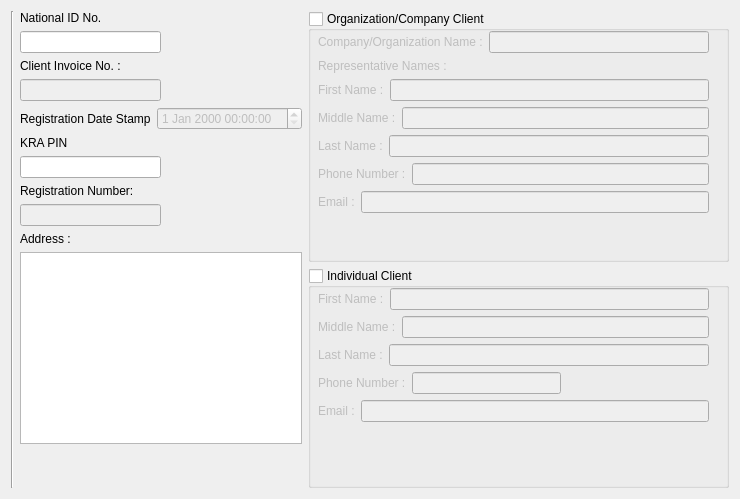
         <widget class="QWidget" name="layoutWidget_7">
          <property name="geometry">
           <rect>
            <x>0</x>
            <y>70</y>
            <width>712</width>
            <height>491</height>
           </rect>
          </property>
          <layout class="QHBoxLayout" name="horizontalLayout_60">
           <item>
            <widget class="Line" name="line_4">
             <property name="orientation">
              <enum>Qt::Vertical</enum>
             </property>
            </widget>
           </item>
           <item>
            <layout class="QVBoxLayout" name="verticalLayout_45">
             <item>
              <layout class="QVBoxLayout" name="verticalLayout_46">
               <item>
                <layout class="QHBoxLayout" name="horizontalLayout_61">
                 <item>
                  <layout class="QVBoxLayout" name="verticalLayout_47">
                   <item>
                    <widget class="QLabel" name="label_71">
                     <property name="text">
                      <string>National ID No.</string>
                     </property>
                     <property name="buddy">
                      <cstring>lineEdit_IDNo_old</cstring>
                     </property>
                    </widget>
                   </item>
                   <item>
                    <widget class="QLineEdit" name="lineEdit_IDNo_old">
                     <property name="inputMethodHints">
                      <set>Qt::ImhDigitsOnly</set>
                     </property>
                    </widget>
                   </item>
                  </layout>
                 </item>
                 <item>
                  <spacer name="horizontalSpacer_32">
                   <property name="orientation">
                    <enum>Qt::Horizontal</enum>
                   </property>
                   <property name="sizeHint" stdset="0">
                    <size>
                     <width>40</width>
                     <height>20</height>
                    </size>
                   </property>
                  </spacer>
                 </item>
                </layout>
               </item>
               <item>
                <layout class="QHBoxLayout" name="horizontalLayout_62">
                 <item>
                  <layout class="QVBoxLayout" name="verticalLayout_48">
                   <item>
                    <widget class="QLabel" name="label_72">
                     <property name="text">
                      <string>Client Invoice No. :</string>
                     </property>
                     <property name="buddy">
                      <cstring>lineEdit_invoice_new</cstring>
                     </property>
                    </widget>
                   </item>
                   <item>
                    <widget class="QLineEdit" name="lineEdit_invoice_old">
                     <property name="enabled">
                      <bool>false</bool>
                     </property>
                    </widget>
                   </item>
                  </layout>
                 </item>
                 <item>
                  <spacer name="horizontalSpacer_35">
                   <property name="orientation">
                    <enum>Qt::Horizontal</enum>
                   </property>
                   <property name="sizeHint" stdset="0">
                    <size>
                     <width>40</width>
                     <height>20</height>
                    </size>
                   </property>
                  </spacer>
                 </item>
                </layout>
               </item>
               <item>
                <layout class="QHBoxLayout" name="horizontalLayout_63">
                 <item>
                  <widget class="QLabel" name="label_73">
                   <property name="text">
                    <string>Registration Date Stamp</string>
                   </property>
                   <property name="buddy">
                    <cstring>dateTimeEdit_stamp_2</cstring>
                   </property>
                  </widget>
                 </item>
                 <item>
                  <widget class="QDateTimeEdit" name="dateTimeEdit_stamp_3">
                   <property name="enabled">
                    <bool>false</bool>
                   </property>
                  </widget>
                 </item>
                 <item>
                  <spacer name="horizontalSpacer_36">
                   <property name="orientation">
                    <enum>Qt::Horizontal</enum>
                   </property>
                   <property name="sizeHint" stdset="0">
                    <size>
                     <width>40</width>
                     <height>20</height>
                    </size>
                   </property>
                  </spacer>
                 </item>
                </layout>
               </item>
               <item>
                <layout class="QHBoxLayout" name="horizontalLayout_64">
                 <item>
                  <layout class="QVBoxLayout" name="verticalLayout_49">
                   <item>
                    <widget class="QLabel" name="label_74">
                     <property name="text">
                      <string>KRA PIN</string>
                     </property>
                     <property name="buddy">
                      <cstring>lineEdit_kra_pin_new</cstring>
                     </property>
                    </widget>
                   </item>
                   <item>
                    <widget class="QLineEdit" name="lineEdit_kra_pin_old"/>
                   </item>
                  </layout>
                 </item>
                 <item>
                  <spacer name="horizontalSpacer_37">
                   <property name="orientation">
                    <enum>Qt::Horizontal</enum>
                   </property>
                   <property name="sizeHint" stdset="0">
                    <size>
                     <width>40</width>
                     <height>20</height>
                    </size>
                   </property>
                  </spacer>
                 </item>
                </layout>
               </item>
               <item>
                <layout class="QHBoxLayout" name="horizontalLayout_65">
                 <item>
                  <layout class="QVBoxLayout" name="verticalLayout_50">
                   <item>
                    <widget class="QLabel" name="label_75">
                     <property name="text">
                      <string>Registration Number:</string>
                     </property>
                     <property name="buddy">
                      <cstring>lineEdit_regNo_new</cstring>
                     </property>
                    </widget>
                   </item>
                   <item>
                    <widget class="QLineEdit" name="lineEdit_regNo_old">
                     <property name="enabled">
                      <bool>false</bool>
                     </property>
                    </widget>
                   </item>
                  </layout>
                 </item>
                 <item>
                  <spacer name="horizontalSpacer_38">
                   <property name="orientation">
                    <enum>Qt::Horizontal</enum>
                   </property>
                   <property name="sizeHint" stdset="0">
                    <size>
                     <width>40</width>
                     <height>20</height>
                    </size>
                   </property>
                  </spacer>
                 </item>
                </layout>
               </item>
              </layout>
             </item>
             <item>
              <layout class="QVBoxLayout" name="verticalLayout_7">
               <item>
                <widget class="QLabel" name="label_53">
                 <property name="text">
                  <string>Address :</string>
                 </property>
                 <property name="buddy">
                  <cstring>textEdit_address_3</cstring>
                 </property>
                </widget>
               </item>
               <item>
                <widget class="QTextEdit" name="textEdit_address_3">
                 <property name="sizePolicy">
                  <sizepolicy hsizetype="MinimumExpanding" vsizetype="Expanding">
                   <horstretch>0</horstretch>
                   <verstretch>0</verstretch>
                  </sizepolicy>
                 </property>
                </widget>
               </item>
              </layout>
             </item>
             <item>
              <spacer name="verticalSpacer_9">
               <property name="orientation">
                <enum>Qt::Vertical</enum>
               </property>
               <property name="sizeHint" stdset="0">
                <size>
                 <width>20</width>
                 <height>40</height>
                </size>
               </property>
              </spacer>
             </item>
            </layout>
           </item>
           <item>
            <layout class="QVBoxLayout" name="verticalLayout">
             <item>
              <widget class="QGroupBox" name="groupBox_8">
               <property name="minimumSize">
                <size>
                 <width>421</width>
                 <height>251</height>
                </size>
               </property>
               <property name="title">
                <string>Organization/Company Client</string>
               </property>
               <property name="checkable">
                <bool>true</bool>
               </property>
               <property name="checked">
                <bool>false</bool>
               </property>
               <widget class="QWidget" name="layoutWidget_10">
                <property name="geometry">
                 <rect>
                  <x>10</x>
                  <y>20</y>
                  <width>391</width>
                  <height>221</height>
                 </rect>
                </property>
                <layout class="QVBoxLayout" name="verticalLayout_52">
                 <item>
                  <layout class="QHBoxLayout" name="horizontalLayout_66">
                   <item>
                    <layout class="QVBoxLayout" name="verticalLayout_53">
                     <item>
                      <layout class="QHBoxLayout" name="horizontalLayout_67">
                       <item>
                        <widget class="QLabel" name="label_9">
                         <property name="text">
                          <string>Company/Organization Name :</string>
                         </property>
                         <property name="buddy">
                          <cstring>lineEdit_org_name</cstring>
                         </property>
                        </widget>
                       </item>
                       <item>
                        <widget class="QLineEdit" name="lineEdit_org_name_2">
                         <property name="enabled">
                          <bool>false</bool>
                         </property>
                        </widget>
                       </item>
                      </layout>
                     </item>
                     <item>
                      <layout class="QHBoxLayout" name="horizontalLayout_68">
                       <item>
                        <widget class="QLabel" name="label_10">
                         <property name="text">
                          <string>Representative Names :</string>
                         </property>
                        </widget>
                       </item>
                      </layout>
                     </item>
                    </layout>
                   </item>
                  </layout>
                 </item>
                 <item>
                  <layout class="QVBoxLayout" name="verticalLayout_54">
                   <item>
                    <layout class="QHBoxLayout" name="horizontalLayout_69">
                     <item>
                      <widget class="QLabel" name="label_76">
                       <property name="text">
                        <string>First Name :</string>
                       </property>
                       <property name="buddy">
                        <cstring>lineEdit_ln_4</cstring>
                       </property>
                      </widget>
                     </item>
                     <item>
                      <widget class="QLineEdit" name="lineEdit_ln_4"/>
                     </item>
                    </layout>
                   </item>
                   <item>
                    <layout class="QHBoxLayout" name="horizontalLayout_70">
                     <item>
                      <widget class="QLabel" name="label_77">
                       <property name="text">
                        <string>Middle Name :</string>
                       </property>
                       <property name="buddy">
                        <cstring>lineEdit_mn_4</cstring>
                       </property>
                      </widget>
                     </item>
                     <item>
                      <widget class="QLineEdit" name="lineEdit_mn_4"/>
                     </item>
                    </layout>
                   </item>
                   <item>
                    <layout class="QHBoxLayout" name="horizontalLayout_71">
                     <item>
                      <widget class="QLabel" name="label_78">
                       <property name="text">
                        <string>Last Name :</string>
                       </property>
                       <property name="buddy">
                        <cstring>lineEdit_fn_4</cstring>
                       </property>
                      </widget>
                     </item>
                     <item>
                      <widget class="QLineEdit" name="lineEdit_fn_4"/>
                     </item>
                    </layout>
                   </item>
                   <item>
                    <layout class="QHBoxLayout" name="horizontalLayout_32">
                     <item>
                      <widget class="QLabel" name="label_47">
                       <property name="text">
                        <string>Phone Number :</string>
                       </property>
                       <property name="buddy">
                        <cstring>lineEdit_tell_2</cstring>
                       </property>
                      </widget>
                     </item>
                     <item>
                      <widget class="QLineEdit" name="lineEdit_tell_4">
                       <property name="inputMethodHints">
                        <set>Qt::ImhDigitsOnly</set>
                       </property>
                      </widget>
                     </item>
                    </layout>
                   </item>
                   <item>
                    <layout class="QHBoxLayout" name="horizontalLayout_33">
                     <item>
                      <widget class="QLabel" name="label_48">
                       <property name="text">
                        <string>Email :</string>
                       </property>
                       <property name="buddy">
                        <cstring>lineEdit_email</cstring>
                       </property>
                      </widget>
                     </item>
                     <item>
                      <widget class="QLineEdit" name="lineEdit_email_3">
                       <property name="inputMethodHints">
                        <set>Qt::ImhEmailCharactersOnly</set>
                       </property>
                      </widget>
                     </item>
                    </layout>
                   </item>
                  </layout>
                 </item>
                 <item>
                  <spacer name="verticalSpacer_10">
                   <property name="orientation">
                    <enum>Qt::Vertical</enum>
                   </property>
                   <property name="sizeHint" stdset="0">
                    <size>
                     <width>20</width>
                     <height>40</height>
                    </size>
                   </property>
                  </spacer>
                 </item>
                </layout>
               </widget>
              </widget>
             </item>
             <item>
              <widget class="QGroupBox" name="groupBox_9">
               <property name="sizePolicy">
                <sizepolicy hsizetype="Preferred" vsizetype="Preferred">
                 <horstretch>166</horstretch>
                 <verstretch>0</verstretch>
                </sizepolicy>
               </property>
               <property name="minimumSize">
                <size>
                 <width>421</width>
                 <height>220</height>
                </size>
               </property>
               <property name="title">
                <string>Individual Client</string>
               </property>
               <property name="checkable">
                <bool>true</bool>
               </property>
               <property name="checked">
                <bool>false</bool>
               </property>
               <widget class="QWidget" name="layoutWidget_11">
                <property name="geometry">
                 <rect>
                  <x>10</x>
                  <y>20</y>
                  <width>391</width>
                  <height>171</height>
                 </rect>
                </property>
                <layout class="QVBoxLayout" name="verticalLayout_55">
                 <item>
                  <layout class="QHBoxLayout" name="horizontalLayout_72">
                   <item>
                    <layout class="QVBoxLayout" name="verticalLayout_56">
                     <item>
                      <layout class="QHBoxLayout" name="horizontalLayout_73">
                       <item>
                        <widget class="QLabel" name="label_79">
                         <property name="text">
                          <string>First Name :</string>
                         </property>
                         <property name="buddy">
                          <cstring>lineEdit_mn_5</cstring>
                         </property>
                        </widget>
                       </item>
                       <item>
                        <widget class="QLineEdit" name="lineEdit_mn_5">
                         <property name="enabled">
                          <bool>false</bool>
                         </property>
                        </widget>
                       </item>
                      </layout>
                     </item>
                     <item>
                      <layout class="QHBoxLayout" name="horizontalLayout_74">
                       <item>
                        <widget class="QLabel" name="label_80">
                         <property name="text">
                          <string>Middle Name :</string>
                         </property>
                         <property name="buddy">
                          <cstring>lineEdit_fn_5</cstring>
                         </property>
                        </widget>
                       </item>
                       <item>
                        <widget class="QLineEdit" name="lineEdit_fn_5">
                         <property name="enabled">
                          <bool>false</bool>
                         </property>
                        </widget>
                       </item>
                      </layout>
                     </item>
                     <item>
                      <layout class="QHBoxLayout" name="horizontalLayout_75">
                       <item>
                        <widget class="QLabel" name="label_81">
                         <property name="text">
                          <string>Last Name :</string>
                         </property>
                         <property name="buddy">
                          <cstring>lineEdit_ln_5</cstring>
                         </property>
                        </widget>
                       </item>
                       <item>
                        <widget class="QLineEdit" name="lineEdit_ln_5">
                         <property name="enabled">
                          <bool>false</bool>
                         </property>
                        </widget>
                       </item>
                      </layout>
                     </item>
                     <item>
                      <layout class="QHBoxLayout" name="horizontalLayout_76">
                       <item>
                        <widget class="QLabel" name="label_82">
                         <property name="text">
                          <string>Phone Number :</string>
                         </property>
                         <property name="buddy">
                          <cstring>lineEdit_tell_3</cstring>
                         </property>
                        </widget>
                       </item>
                       <item>
                        <widget class="QLineEdit" name="lineEdit_tell_5">
                         <property name="enabled">
                          <bool>false</bool>
                         </property>
                         <property name="inputMethodHints">
                          <set>Qt::ImhDigitsOnly</set>
                         </property>
                        </widget>
                       </item>
                       <item>
                        <spacer name="horizontalSpacer_39">
                         <property name="orientation">
                          <enum>Qt::Horizontal</enum>
                         </property>
                         <property name="sizeHint" stdset="0">
                          <size>
                           <width>40</width>
                           <height>20</height>
                          </size>
                         </property>
                        </spacer>
                       </item>
                      </layout>
                     </item>
                     <item>
                      <layout class="QHBoxLayout" name="horizontalLayout_35">
                       <item>
                        <widget class="QLabel" name="label_52">
                         <property name="text">
                          <string>Email :</string>
                         </property>
                         <property name="buddy">
                          <cstring>lineEdit_email_2</cstring>
                         </property>
                        </widget>
                       </item>
                       <item>
                        <widget class="QLineEdit" name="lineEdit_email_4">
                         <property name="enabled">
                          <bool>false</bool>
                         </property>
                         <property name="inputMethodHints">
                          <set>Qt::ImhEmailCharactersOnly</set>
                         </property>
                        </widget>
                       </item>
                      </layout>
                     </item>
                     <item>
                      <layout class="QHBoxLayout" name="horizontalLayout_77"/>
                     </item>
                    </layout>
                   </item>
                  </layout>
                 </item>
                 <item>
                  <spacer name="verticalSpacer_11">
                   <property name="orientation">
                    <enum>Qt::Vertical</enum>
                   </property>
                   <property name="sizeHint" stdset="0">
                    <size>
                     <width>20</width>
                     <height>40</height>
                    </size>
                   </property>
                  </spacer>
                 </item>
                </layout>
               </widget>
              </widget>
             </item>
            </layout>
           </item>
           <item>
            <layout class="QVBoxLayout" name="verticalLayout_51"/>
           </item>
          </layout>
         </widget>
